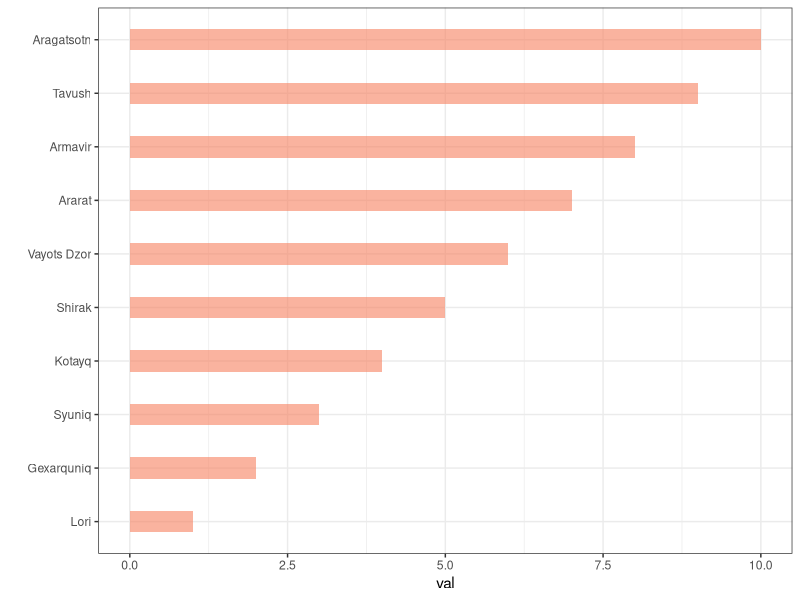
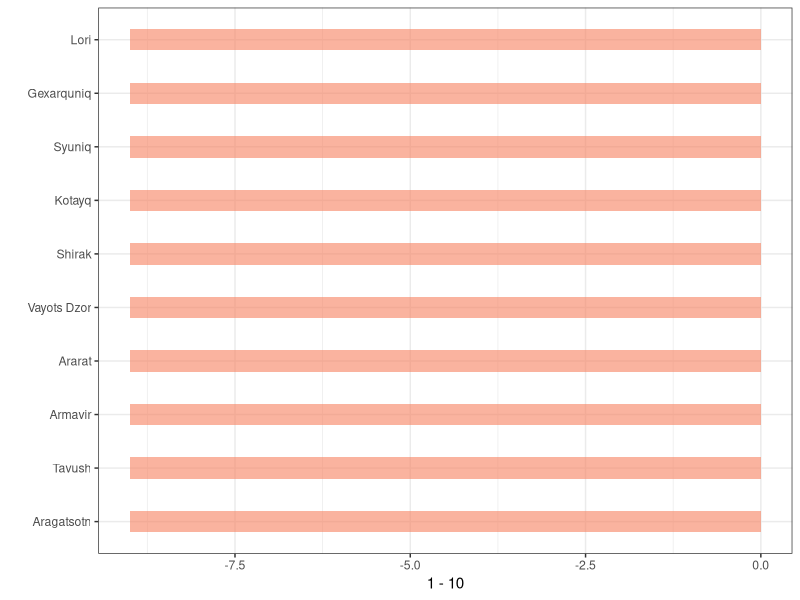

Recreate these plots in R, in order. (Note: this script raises an error after producing the figures.)
## ---- chunk 1
library(ggplot2)
library(dplyr)

data <- data.frame(
  name=c("Ararat","Gexarquniq","Armavir","Aragatsotn","Shirak","Tavush","Lori","Kotayq","Syuniq","Vayots Dzor"),
  val=sample( 10 )
)

library(forcats)


data %>%
  mutate(name = fct_reorder(name, val)) %>%
  ggplot( aes(x=name, y=val)) +
    geom_bar(stat="identity", fill="#f68060", alpha=.6, width=.4) +
    coord_flip() +
    xlab("") +
    theme_bw()
 

data %>%
  mutate(name = fct_reorder(name, desc(val))) %>%
  ggplot( aes(x=name, y=1-10)) +
    geom_bar(stat="identity", fill="#f68060", alpha=.6, width=.4) +
    coord_flip() +
    xlab("") +
    theme_bw()
## ---- chunk 2
library(ggplot2)

temp <- c(10, 14, 17, 23, 20, 26, 34, 36, 32, 35, 38, 42)


temperature_data <- data.frame(month, temp)


ggplot(temperature_data, aes(x = month, y = temp)) +
  geom_line(color = "blue", size = 1) + 
  geom_point(color = "blue", size = 3) + 
 scale_x_discrete(labels = c("May" = "May", "June" = "June", "July" = "July", "August" = "August")) +
  labs(title = "Temperature in Sevan in July",
       x = "Month-sJuly", y = "Temperature") +
  theme_minimal() 
## ---- chunk 3
library(ggplot2)
library(dplyr)

months <- c("Jan", "Feb", "Mar", "Apr", "May", "Jun",
            "Jul", "Aug", "Sep", "Oct", "Nov", "Dec")
temperatures <- c(-2, 0, 5, 12, 18, 22, 25, 24, 20, 14, 7, 1)


temperature_data <- data.frame(month = factor(months, levels = months), temperature = temperatures)


ggplot(temperature_data, aes(x = month, y = temperature)) +
  geom_bar(stat = "identity", fill = "#66c2a5", color = "black", width = 0.7) +  
  geom_text(aes(label = paste0(temperature, "°C")), vjust = -0.5, size = 5, fontface = "bold", color = "#1f78b4") +  
  labs(title = "Monthly Average Temperatures", 
       x = "Month", y = "Temperature (°C)") +  
  theme_minimal() +  
  theme(plot.title = element_text(hjust = 0.5, size = 20, face = "bold", margin = margin(b = 20)), 
        axis.title.x = element_text(size = 16, face = "bold"),  
        axis.title.y = element_text(size = 16, face = "bold"),  
        axis.text.x = element_text(size = 14, angle = 45, hjust = 1),  
        panel.grid.major = element_blank(),  
        panel.grid.minor = element_blank(),  
        panel.border = element_blank(),  
        axis.line = element_line(color = "black")) 

